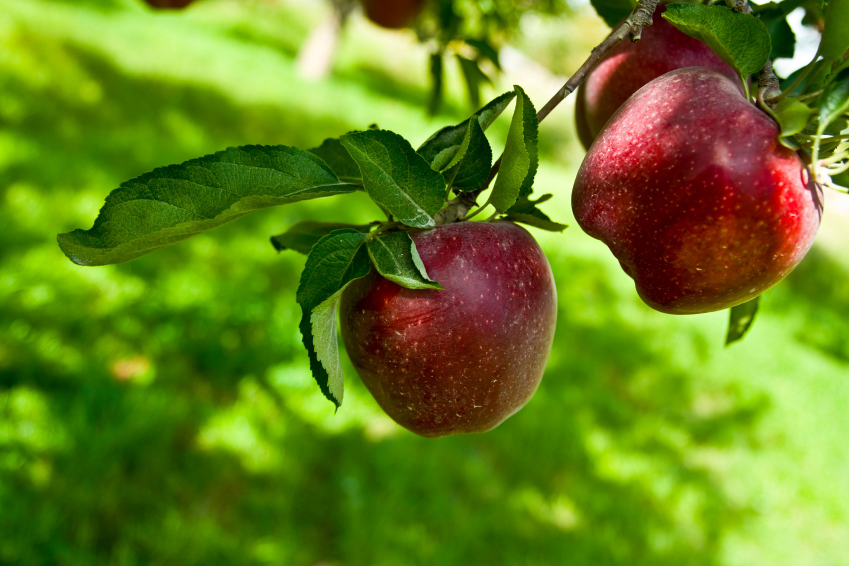
#> input picture Apples.jpg, 1698 x 1131 px (shown at 1/2 size)
$ python -i lead.py   (imports and definitions only)
#> lines starting #> are read from the running program, lines starting #| are printed output that depends on the picture
import numpy as np
import cv2
import math
from scipy import signal

THETA = 125
BLUR_SIZE = 3
GAMMA = 1.5


def normalize(image):
    max_intensities = np.max(image)
    min_intensities = np.min(image)
    return np.uint8(np.round(image-min_intensities)/(max_intensities-min_intensities)*255.0)


def lead(image_base):
    sobel_x = np.array([[1, 0, -1],
                        [2, 0, -2],
                        [1, 0, -1]])

    sobel_y = np.array([[1, 2, 1],
                        [0, 0, 0],
                        [-1, -2, -1]])

    image_sobel = signal.convolve2d(image_base, (math.cos(math.radians(THETA))*sobel_x + math.sin(math.radians(THETA))*sobel_y), mode='same')
    image_sobel = normalize(image_sobel)

    kernel = np.ones((BLUR_SIZE, BLUR_SIZE), np.float64) / BLUR_SIZE**2
    image_blur = cv2.filter2D(image_sobel, -1, kernel)

    img_float = np.float64(image_blur) / 255
    img_float = img_float ** GAMMA
    image_gamma = np.uint8(255 * img_float)

    return image_gamma


# cv2.imshow("Lead", lead(512, 512))
# cv2.waitKey(0)
# cv2.destroyAllWindows()

>>> import cv2
>>> picture = cv2.imread('Apples.jpg', cv2.IMREAD_GRAYSCALE)
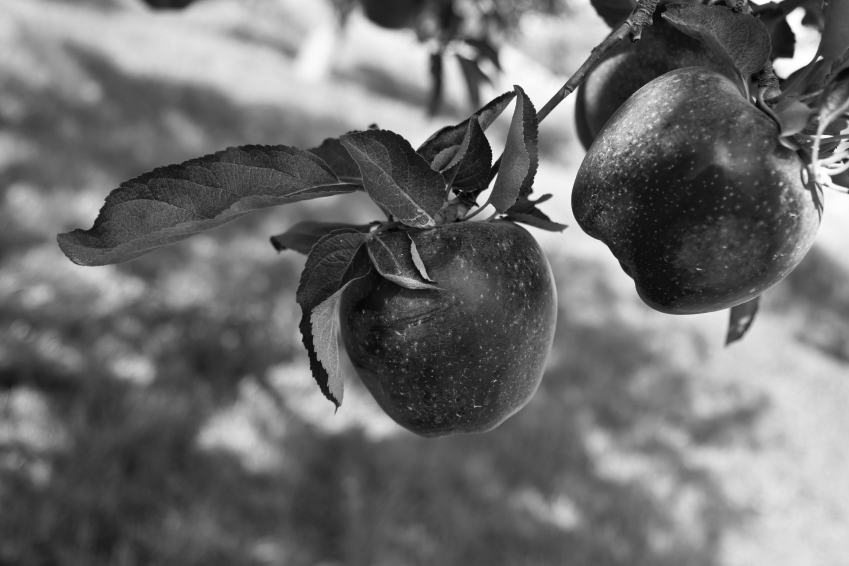
#> picture: shape (1131, 1698) (shown at 1/2 size); min 0, max 255, mean 110.3
>>> result = lead(picture)
#> in lead, `image_sobel = signal.convolve2d(image_base, (math.cos(math.radians(THE..`:
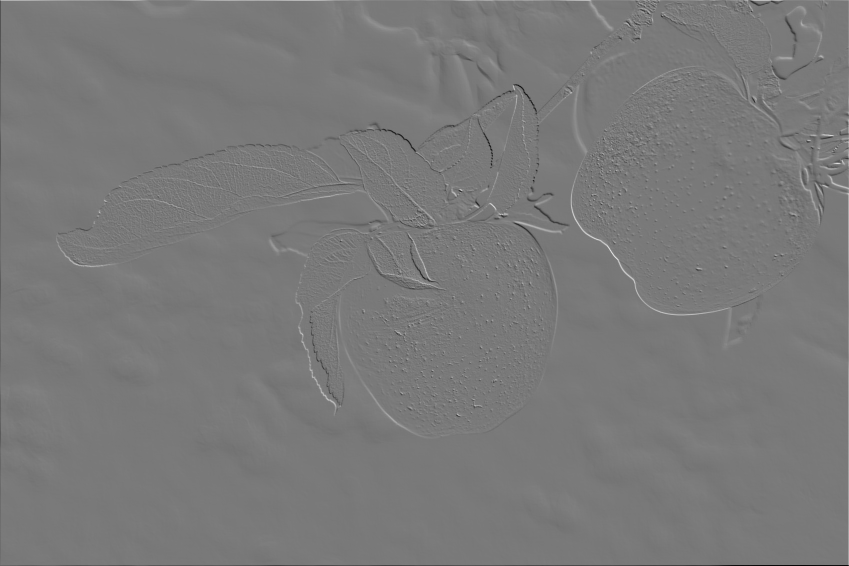
#> image_sobel: shape (1131, 1698) float64 (shown at 1/2 size); min -763.8, max 836.7, mean -0.1; drawn with min black and max white
#> in normalize, `max_intensities = np.max(image)`: max_intensities = 836.7
#> in normalize, `min_intensities = np.min(image)`: min_intensities = -763.8
#> in lead, `img_float = img_float ** GAMMA`:
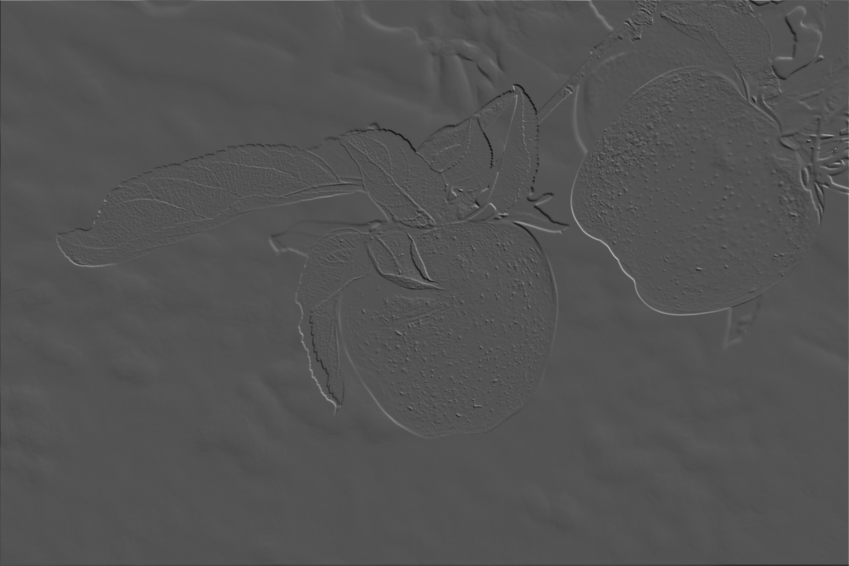
#> img_float: shape (1131, 1698) float64 (shown at 1/2 size); min 0.0598, max 0.71, mean 0.328

$ run again, on Green Cavern.jpg
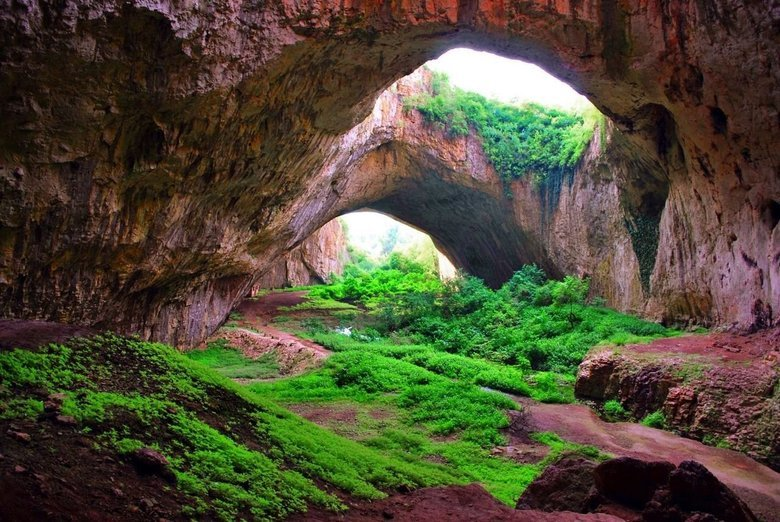
#> input picture Green Cavern.jpg, 780 x 522 px
#> in lead, `image_sobel = signal.convolve2d(image_base, (math.cos(math.radians(THE..`:
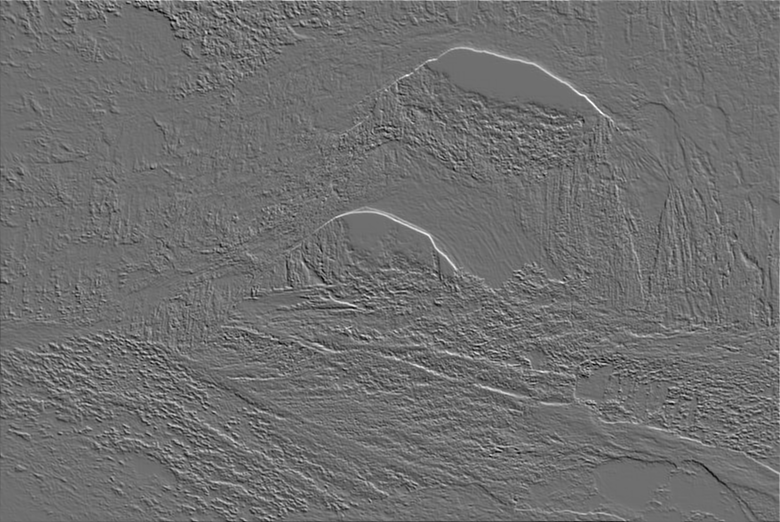
#> image_sobel: shape (522, 780) float64; min -560, max 724.8, mean -0.2; drawn with min black and max white
#> max_intensities = 724.8
#> min_intensities = -560
#> in lead, `img_float = img_float ** GAMMA`:
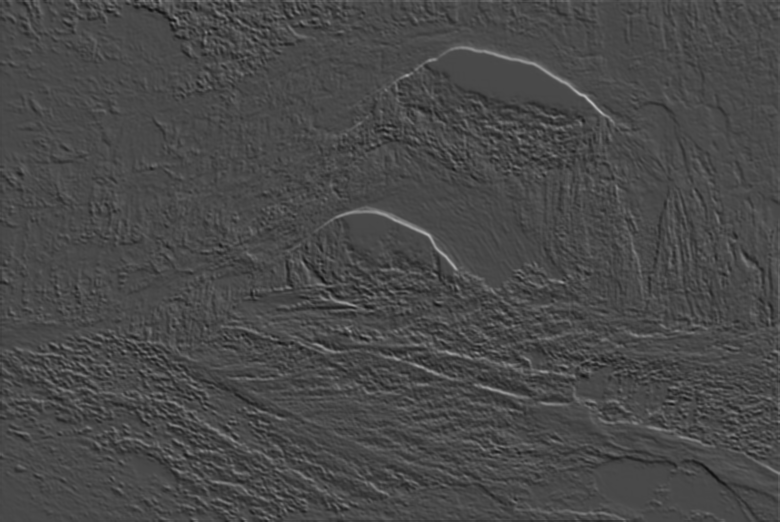
#> img_float: shape (522, 780) float64; min 0.0692, max 0.731, mean 0.287

$ run again, on House.jpg
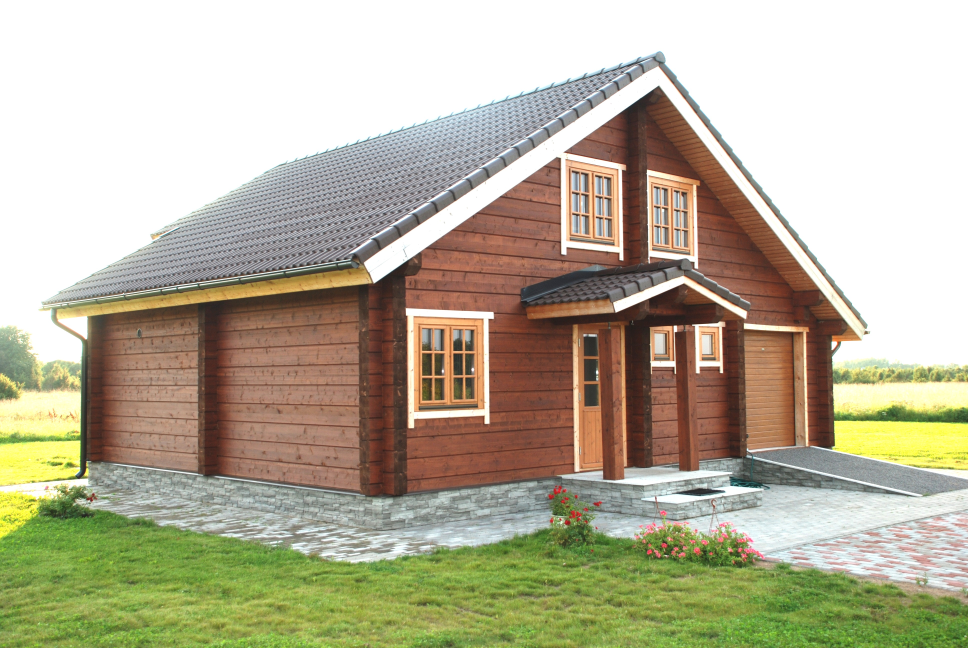
#> input picture House.jpg, 3872 x 2592 px (shown at 1/4 size)
#> in lead, `image_sobel = signal.convolve2d(image_base, (math.cos(math.radians(THE..`:
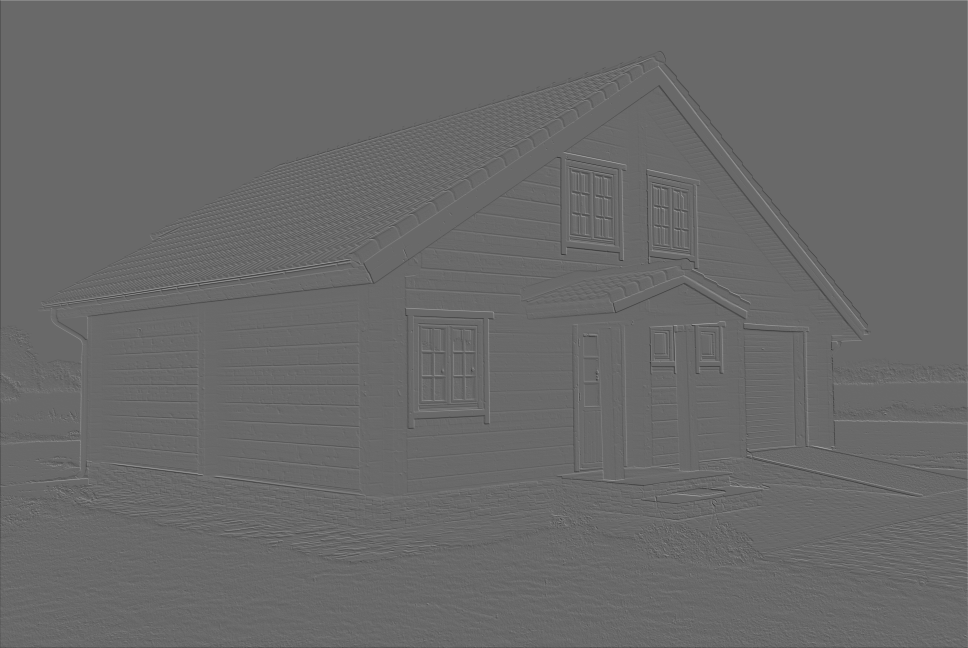
#> image_sobel: shape (2592, 3872) float64 (shown at 1/4 size); min -755.8, max 1065.4, mean -0.2; drawn with min black and max white
#> max_intensities = 1065.4
#> min_intensities = -755.8
#> in lead, `img_float = img_float ** GAMMA`:
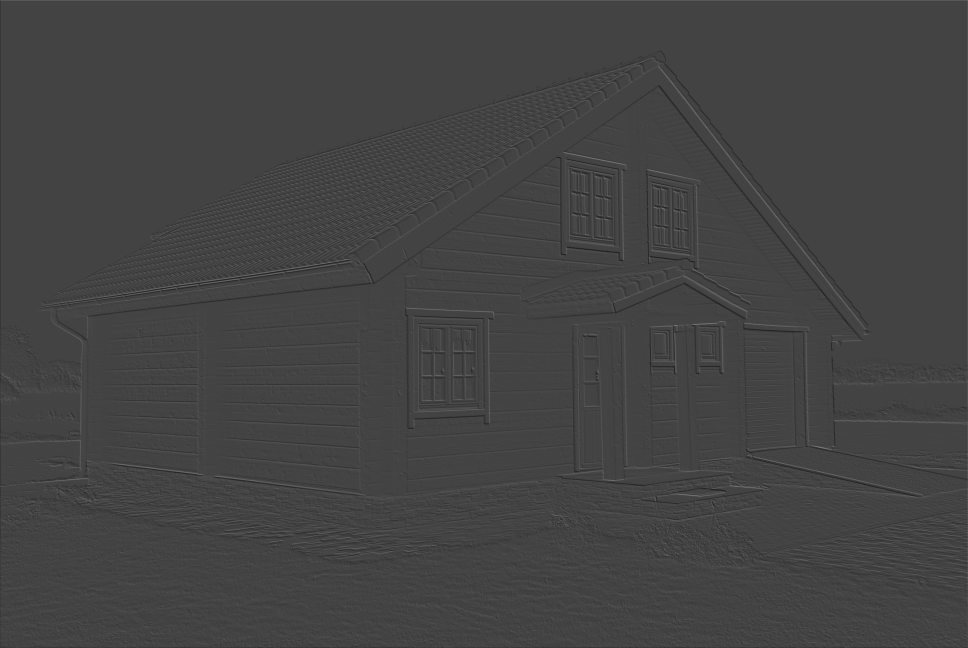
#> img_float: shape (2592, 3872) float64 (shown at 1/4 size); min 0.0692, max 0.559, mean 0.265
